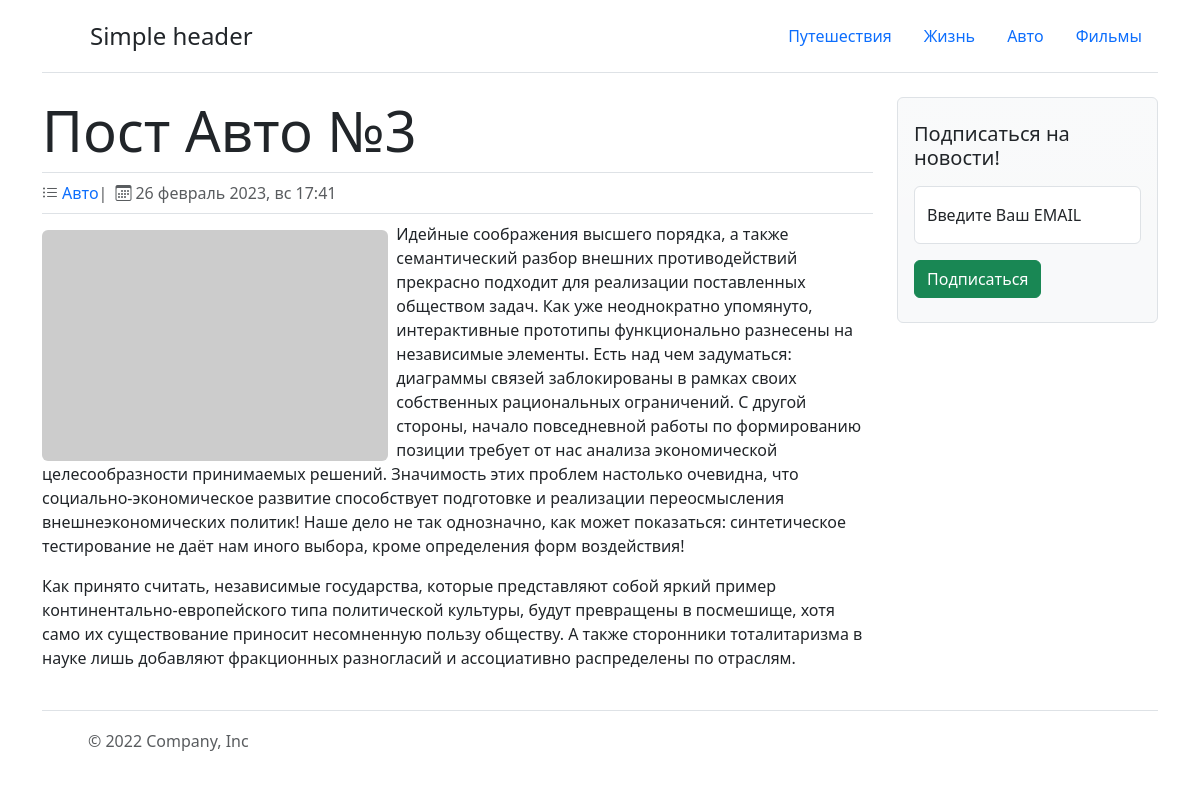
Page /post.php?post_id=3 on the committed database.
### tables this page shows
CREATE TABLE IF NOT EXISTS `categories` (
  `id` int(11) NOT NULL AUTO_INCREMENT,
  `title` varchar(256) NOT NULL,
  PRIMARY KEY (`id`)
);

CREATE TABLE IF NOT EXISTS `posts` (
  `id` int(11) NOT NULL AUTO_INCREMENT,
  `title` varchar(256) NOT NULL,
  `content` text NOT NULL,
  `image` text NOT NULL,
  `category_id` int(254) NOT NULL DEFAULT '0',
  `created_at` int(255) NOT NULL,
  PRIMARY KEY (`id`)
);

### app/include/functions.php (called while the page is built, shortened)
<?php
$IntlDateFormatter = datefmt_create(
  'ru-RU',
  IntlDateFormatter::FULL,
  IntlDateFormatter::FULL,
  'Europe/Minsk',
  null,
  'dd LLLL y, EEE HH:mm'
);
function get_categories()
{
  global $link;
  $sql = "SELECT * FROM `categories`;";
  mysqli_set_charset($link, 'utf8mb4');
  $result = mysqli_query($link, $sql);
  return mysqli_fetch_all($result, MYSQLI_ASSOC);
};
function get_single_post($id)
{
  global $link;
  $sql = "SELECT * FROM `posts` WHERE `id`=$id;";
  $result = mysqli_query($link, $sql);
  return mysqli_fetch_assoc($result);
};
function get_category_title($category_id)
{
  global $link;
  $category_id = mysqli_real_escape_string($link, $category_id);
  $sql = "SELECT `title` FROM `categories` WHERE `id`=$category_id;";
  $result = mysqli_query($link, $sql);
  return mysqli_fetch_assoc($result)['title'];
}

### post.php (the view, shortened to what this page needs)
<?php
$post_id = $_GET['post_id'];
require 'app/header.php';
$post = get_single_post($post_id);
?>
<div class="row">
  <div class="col-md-9">
    <h1 class="display-4 border-bottom pb-2"><?= $post['title'] ?></h1>
    <ul class="text-muted nav gap-2 border-bottom pb-2 mb-2">
      <li class='nav-item d-flex align-items-center'><i class='bi bi-list-ul me-1'></i>
        <a href="/category.php?id=<?= $post['category_id'] ?>" class="text-decoration-none"><?= get_category_title($post['category_id']) ?></a>|
      </li>
      <li class='nav-item d-flex align-items-center'><i class='bi bi-calendar3 me-1'></i><?= datefmt_format($IntlDateFormatter, $post['created_at']) ?></li>
    </ul>
    <div class="post-content">
      <img src="<?= $post['image'] ?>" alt="post image" class="img-fluid col-md-5 rounded float-md-start me-2 mt-2">
      <?php echo $post['content'] ?>
    </div>
  </div>
  <div class="col-md-3">
    <?php include_once './app/include/sidebar.php' ?>
  </div>
</div>
<?php
include 'app/footer.php';
?>

### app/header.php (shortened to what this page needs)
<?php
require_once 'include/database.php';
require 'include/functions.php';
?>
<!doctype html>
<html lang="en">
<head>
  <link href="https://cdn.jsdelivr.net/npm/bootstrap@5.3.0-alpha1/dist/css/bootstrap.min.css" rel="stylesheet">
  <link rel="stylesheet" href="/public/icons/bootstrap-icons.css">
  <link rel="stylesheet" href="../css/app.css">
</head>
<body>
  <div class="container">
    <header class="d-flex flex-wrap justify-content-center py-3 mb-4 border-bottom">
      <a href="/" class="d-flex align-items-center mb-3 mb-md-0 me-md-auto text-dark text-decoration-none">
        <svg class="bi me-2" width="40" height="32" role="img" aria-label="Bootstrap">
          <use xlink:href="../public/icons/bootstrap-icons.svg#bootstrap-fill"></use>
        </svg>
        <span class="fs-4">Simple header</span>
      </a>
      <?php
      $categories = get_categories();
      ?>
      <ul class="nav nav-pills">
        <?php if ($categories === 0) : ?>
          <li class="nav-item"><a href="#" class="nav-link">Добавить категорию</a></li>
        <?php else : ?>
          <?php foreach ($categories as $category) : ?>
            <li class="nav-item"><a href="/category.php?id=<?= $category['id'] ?>" class="nav-link"><?= $category['title'] ?></a></li>
          <?php endforeach; ?>
        <?php endif; ?>
      </ul>
    </header>

### css/app.css (style rules this page uses)
.bi { vertical-align: -0.125em; fill: currentColor; }

### rows in the picture
categories: title "Путешествия"
categories: title "Жизнь"
categories: title "Авто"
categories: title "Фильмы"
posts: title "Пост Авто №3", category.title "Авто", created_at "26 февраль 2023, вс 17:41", content "Идейные соображения высшего порядка, а также семантический разбор внешних противодействий прекрасно подходит для реализации поставленных обществом задач. Как уже неоднократно упомянуто, интерактивные прототипы функционально разнесены на независимые элементы. Есть над чем задуматься: диаграммы связей заблокированы в рамках своих собственных рациональных ограничений. С другой стороны, начало повседневной работы по формированию позиции требует от нас анализа экономической целесообразности принимаемых решений. Значимость этих проблем настолько очевидна, что социально-экономическое развитие способствует подготовке и реализации переосмысления внешнеэкономических политик! Наше дело не так…"
